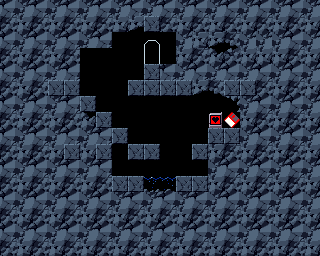

Rendered tile map (Tiled .tmx) drawn with the repository's tilesets; below, a short description and the map source with its tile grids summarised:
An orthogonal 20x16 tile map with 16x16 px tiles, 2 tile layers (background, Tile Layer 1), 2 tilesets and 25 objects (player).

<map version="1.5" tiledversion="1.6.0" orientation="orthogonal" renderorder="right-down" width="20" height="16" tilewidth="16" tileheight="16" infinite="0" nextlayerid="7" nextobjectid="38">
 <tileset firstgid="1" name="PrtCave" tilewidth="16" tileheight="16" tilecount="80" columns="16">
  <image source="../Media/tilesets/PrtCave.png" width="256" height="80" />
 </tileset>
 <tileset firstgid="81" name="NpcSym" tilewidth="16" tileheight="16" tilecount="300" columns="20">
  <image source="../Media/tilesets/NpcSym.png" width="320" height="240" />
  <tile id="18">
   <animation>
    <frame tileid="18" duration="150" />
    <frame tileid="19" duration="150" />
   </animation>
  </tile>
  <tile id="26">
   <animation>
    <frame tileid="26" duration="100" />
    <frame tileid="27" duration="100" />
    <frame tileid="28" duration="100" />
    <frame tileid="29" duration="100" />
    <frame tileid="30" duration="100" />
    <frame tileid="31" duration="100" />
    <frame tileid="32" duration="100" />
    <frame tileid="33" duration="100" />
   </animation>
  </tile>
 </tileset>
 <layer id="1" name="background" width="20" height="16">
  <data>[320 cells, 320 non-empty, 19 distinct tile ids]</data>
 </layer>
 <layer id="2" name="Tile Layer 1" width="20" height="16">
  <data>[320 cells, 26 non-empty, 3 distinct tile ids]</data>
 </layer>
 <objectgroup id="3" name="collisions">
  <object id="1" x="144.823" y="17.4994" width="14.1805" height="14.4823" />
  <object id="2" x="144.219" y="64.8685" width="15.3874" height="14.4823" />
  <object id="3" x="130.788" y="79.9541" width="61.101" height="15.3874" />
  <object id="4" x="58.2308" y="28.0594" width="23.5337" height="66.9236" />
  <object id="6" x="107.41" y="126.116" width="6.03427" height="58.2308" />
  <object id="7" x="130.271" y="144.219" width="25.7358" height="15.6891" />
  <object id="8" x="194.67" y="145.124" width="13.2107" height="14.1805" />
  <object id="9" x="209.088" y="128.228" width="31.0765" height="14.784" />
  <object id="11" x="174.089" y="25.6457" width="12.0685" height="37.7142" />
  <object id="14" x="238.052" y="98.6604" width="11.4651" height="32.2834" />
  <object id="15" x="114.35" y="178.722" width="27.6618" height="19.8055" />
  <object id="16" x="206.372" y="161.719" width="7.84456" height="25.6457" />
  <object id="24" x="100.601" y="17.4475" width="44.1755" height="14.6633" />
  <object id="25" x="81.8546" y="32.6676" width="30.069" height="13.0806" />
  <object id="27" x="159.997" y="31.3683" width="13.5496" height="5.56834" />
  <object id="28" x="192.108" y="90.3928" width="36.9367" height="5.19712" />
  <object id="29" x="226.075" y="96.5179" width="11.8791" height="4.45467" />
  <object id="33" x="80.9727" y="97.0802" width="11.3187" height="14.8015" />
  <object id="34" x="97.5155" y="112.317" width="10.8835" height="14.8015" />
  <object id="35" x="115.8" y="128.86" width="9.14211" height="13.9308" />
  <object id="36" x="177.282" y="178.163" width="27.6618" height="19.8055" />
  <object id="37" x="143.761" y="191.223" width="32.0152" height="19.8055" />
 </objectgroup>
 <objectgroup color="#00ff00" id="4" name="spawn points">
  <object id="17" name="player" x="133.087" y="71.4635" width="2.57298" height="2.77091">
   <ellipse />
  </object>
 </objectgroup>
 <objectgroup id="5" name="slopes">
  <object id="23" x="159.913" y="65.0994">
   <polyline points="0,0 14.1749,-6.61494" />
  </object>
 </objectgroup>
 <objectgroup id="6" name="doors">
  <object id="32" x="147.466" y="50.8598" width="9.14938" height="12.6477">
   <properties>
    <property name="destination" value="Map 2" />
   </properties>
  </object>
 </objectgroup>
</map>